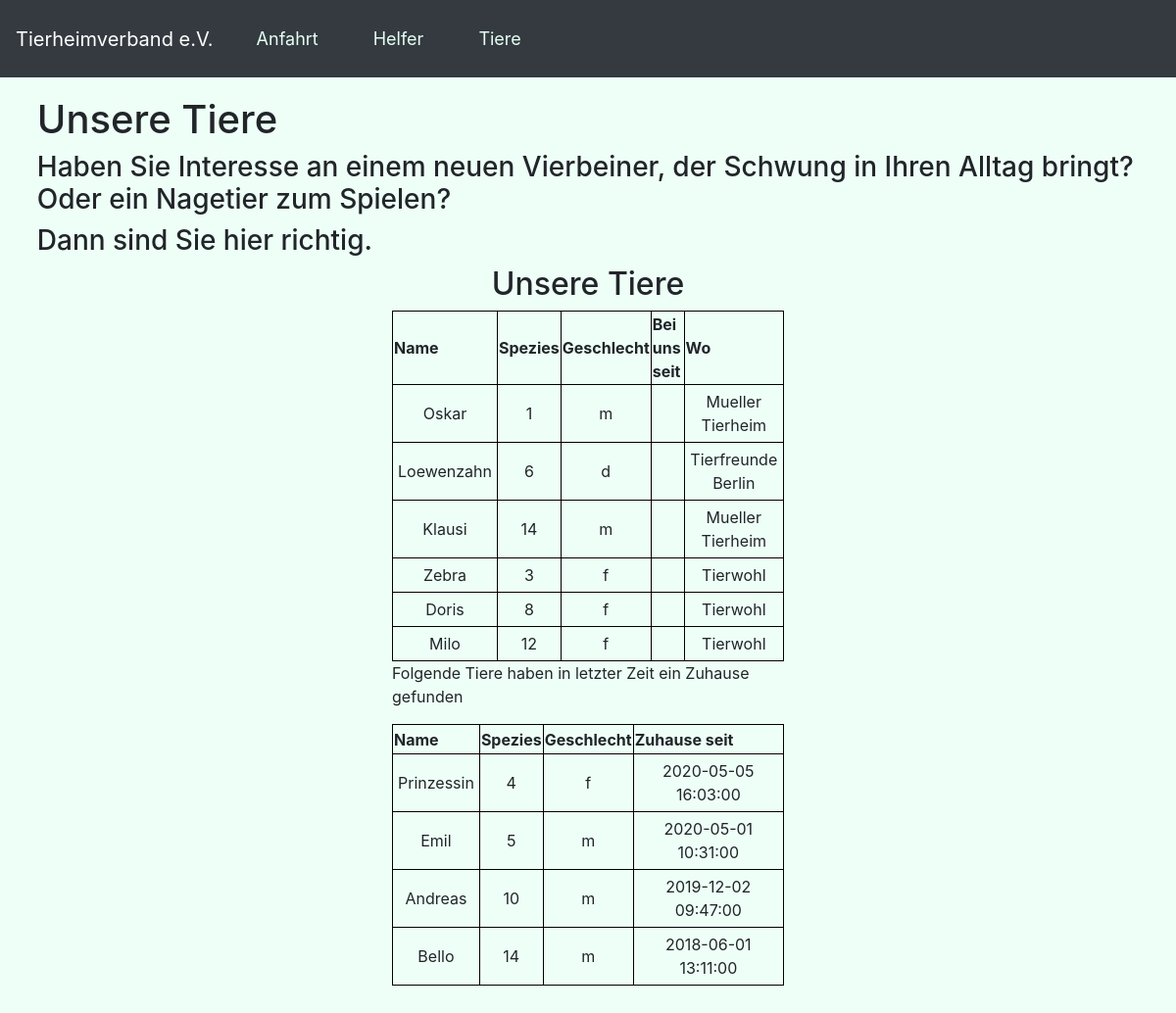
Page /UC3 on the committed database.
### database.py (models this page shows, shortened)
class Animals(db.Model):
    id = db.Column(db.Integer, primary_key=True)
    animal_name = db.Column(db.String(20), nullable=False)
    gender = db.Column(db.String(1), nullable=False) #only m or f [or d if the animal insists :D ]
    brought_in = db.Column(db.DateTime, default=datetime.utcnow) # Tiere sind von dem Zeitpunkt der Erfassung offiziell im Tierheim
    taken_at = db.Column(db.DateTime, nullable=True)
    meal = db.relationship('Animals', secondary=animalfood, backref=db.backref('eaten_by'), lazy = 'dynamic') # Table, secondary(Many-to-Many), name for backref, loads when asked to
    shelter = db.Column(db.Integer, db.ForeignKey('shelters.id'), nullable=False)
    species_id = db.Column(db.Integer, db.ForeignKey('species.id'), nullable=False)
    taken_by = db.Column(db.Integer, db.ForeignKey('takers.id'), nullable=True) #relationship looks up python code (Class name), ForeignKey looks up database (table name)

class Shelters(db.Model):
    id = db.Column(db.Integer, primary_key=True)
    shelter_name = db.Column(db.String(20), nullable=False)
    founded_at = db.Column(db.DateTime)
    manager = db.relationship('Managers', backref='shelters', lazy='dynamic',  cascade="all, delete-orphan")
    donation = db.relationship('Donations', backref='shelters', lazy='dynamic', )
    volunteer = db.relationship('Volunteers', backref='shelters', lazy='dynamic',   cascade="all, delete-orphan")
    animal = db.relationship('Animals', backref='shelters', lazy='dynamic',  cascade="all, delete-orphan")
    vet = db.Column(db.Integer, db.ForeignKey('vets.id'), nullable=True)
    address = db.Column(db.Integer, db.ForeignKey('addresses.id'), nullable=True)

### database.py (the view)
@app.route('/UC3', methods=['POST', 'GET'])
def UC3():
    if request.method == 'POST':
        task_content = request.form['content']
        new_task = Animals(animal_name=task_content)
        try:
            db.session.add(new_task)
            db.session.commit()
            return redirect('/')
        except:
            return 'There was an issue adding your task'
    else:
        animals = Animals.query.order_by(Animals.taken_at.desc()).all()
        shelters = Shelters.query.order_by(Shelters.id).all()
        return render_template('UC3Tiere.html', animals=animals, shelters=shelters)

### templates/UC3Tiere.html (shortened to what this page needs)
{% extends 'base.html' %}
{% block head %}
    <link rel="stylesheet" href="../static/css/UC3.css">
    <link rel="stylesheet" href="https://stackpath.bootstrapcdn.com/bootstrap/4.4.1/css/bootstrap.min.css">
{% endblock %}
{% block body %}
<div style="padding-bottom: 15cm;">
    <div style="padding-left: 1cm; padding-top: .5cm;">
        <h1>Unsere Tiere</h1>
        <h3>Haben Sie Interesse an einem neuen Vierbeiner, der Schwung in Ihren Alltag bringt? Oder ein Nagetier zum Spielen?</h3>
        <h3>Dann sind Sie hier richtig.</h3>
    </div>
    <div class="content">
        <h2 style="text-align: center">Unsere Tiere</h2>
        {% if animals|length < 1 %}
        <h4 style="text-align: center">Leider ist hier ein Fehler aufgetreten, wir kümmern uns darum.</h4>
        {% else %}
        <table>
            <tr>
                <th>Name</th>
                <th>Spezies</th>
                <th>Geschlecht</th>
                <th>Bei uns seit</th>
                <th>Wo</th>
            </tr>
            {% for animal in animals %}
                {% if animal.taken_at == none %}
                <tr>
                    <td>{{ animal.animal_name }}</td>
                    <td>{{ animal.species_id }}</td>
                    <td>{{ animal.gender }}</td>
                    <td id="brought"> </td>
                    {% for shelter in shelters %}
                        {% if shelter.id == animal.shelter %}
                            <td>{{ shelter.shelter_name }}</td>
                        {% endif %}
                    {% endfor %}
                </tr>
                {% endif %}
            {% endfor %}
        </table>
        <p> Folgende Tiere haben in letzter Zeit ein Zuhause gefunden</p>
        <table>
            <tr>
                <th>Name</th>
                <th>Spezies</th>
                <th>Geschlecht</th>
                <th>Zuhause seit</th>
            </tr>
            {% for animal in animals %}
            {% if animal.taken_at != none %}
            <tr>
                <td>{{ animal.animal_name }}</td>
                <td>{{ animal.species_id }}</td>
                <td>{{ animal.gender }}</td>
                <td id="taken"> {{ animal.taken_at }} </td>
            </tr>
            {% endif %}
            {% endfor %}
        </table>
        {% endif %}
    </div>
</div>
{% endblock %}

### static/css/main.css (style rules this page uses)
body, html { margin: 0; font-family: 'Arial'; }
.content { margin: 0 auto; width: 400px; }
table, td, th { border: 1px solid rgb(0, 0, 0); }
table { border-collapse: collapse; width: 100%; }
th { height: 30px; }
td { text-align: center; padding: 5px; }

### static/css/UC3.css (style rules this page uses)
h1 { text-align: left; font-weight: 100; }

### rows in the picture
Animals: animal_name "Oskar", species_id "1", gender "m"
Shelters: shelter_name "Mueller Tierheim"
Animals: animal_name "Loewenzahn", species_id "6", gender "d"
Shelters: shelter_name "Tierfreunde Berlin"
Animals: animal_name "Klausi", species_id "14", gender "m"
Animals: animal_name "Zebra", species_id "3", gender "f"
Shelters: shelter_name "Tierwohl"
Animals: animal_name "Doris", species_id "8", gender "f"
Animals: animal_name "Milo", species_id "12", gender "f"
Animals: animal_name "Prinzessin", species_id "4", gender "f", taken_at "2020-05-05 16:03:00"
Animals: animal_name "Emil", species_id "5", gender "m", taken_at "2020-05-01 10:31:00"
Animals: animal_name "Andreas", species_id "10", gender "m", taken_at "2019-12-02 09:47:00"
Animals: animal_name "Bello", species_id "14", gender "m", taken_at "2018-06-01 13:11:00"
